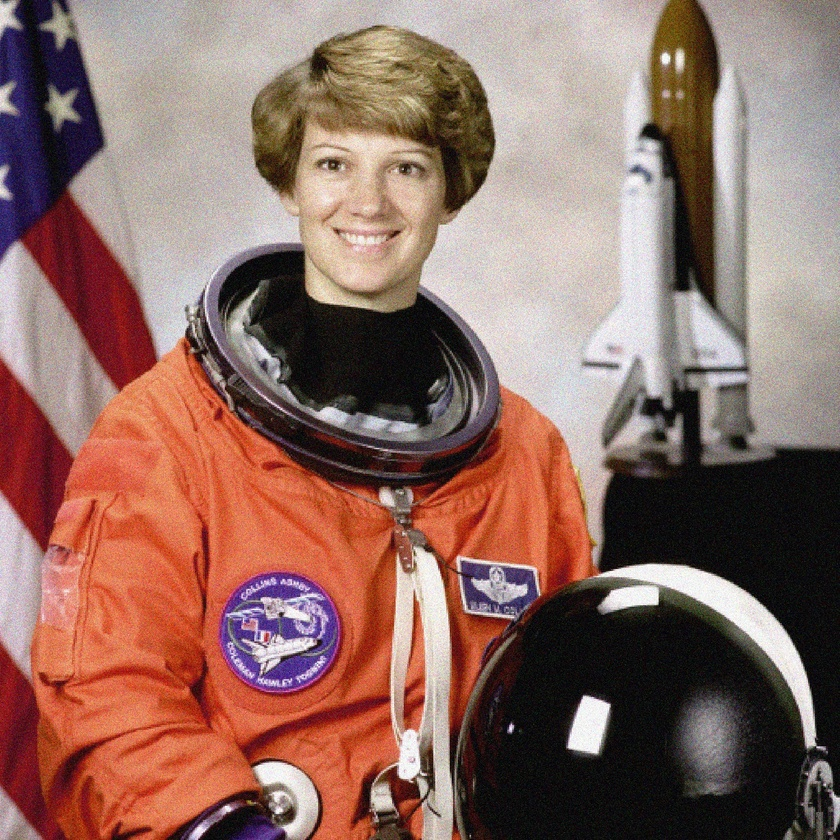
#> input picture html/rsc/src/400_OpenCV/ch_07_domain/example.jpg, 840 x 840 px, shrunk from 1737 x 1739 before the run
$ jupyter execute '154_Canny 엣지 검출 (OpenCV).ipynb'
#> lines starting #> are read from the running program, lines starting #| are printed output that depends on the picture
[cell 1]
import cv2, matplotlib.pyplot as plt

# 이미지 불러오기 (흑백 이미지로 변환)
image = cv2.imread('example.jpg', cv2.IMREAD_GRAYSCALE)
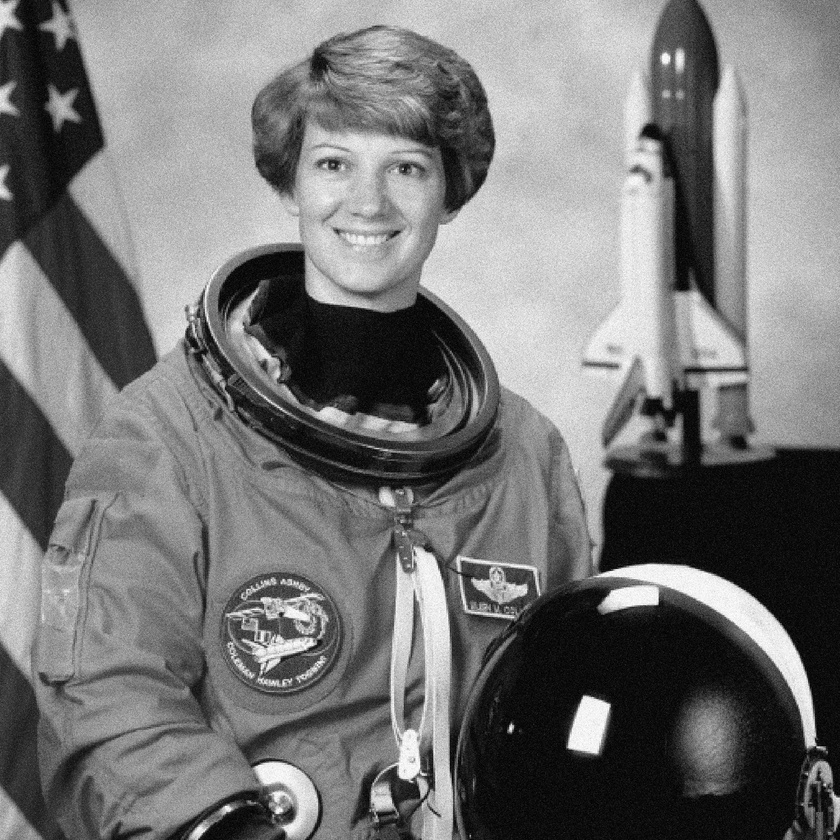
#> image: shape (840, 840); min 0, max 255, mean 117.4

# 캐니 엣지지
canny_edge = cv2.Canny(image, 150, 300)
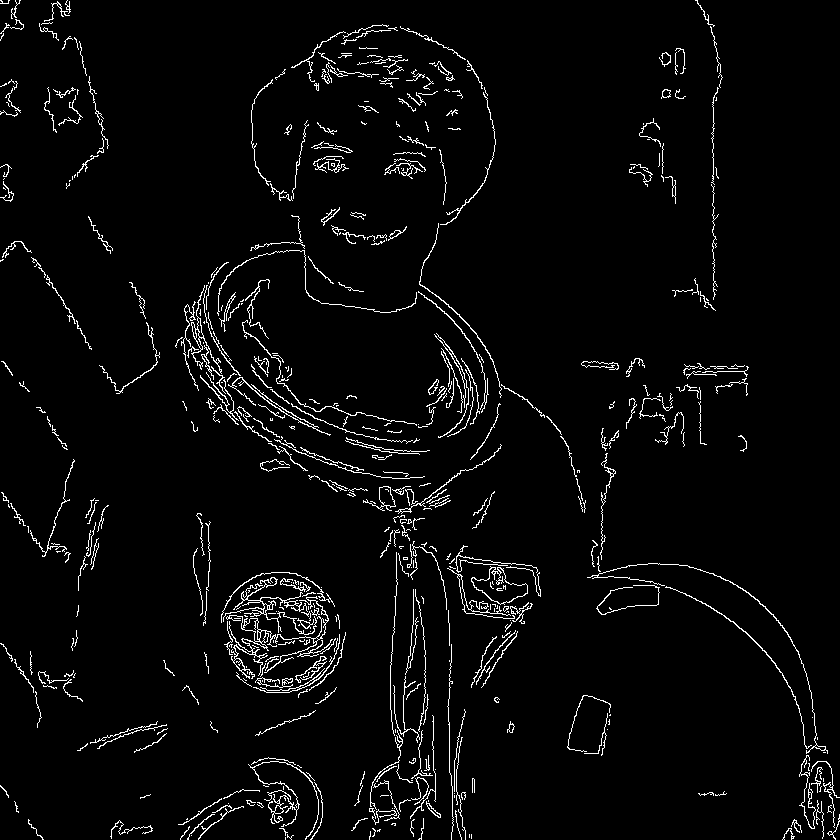
#> canny_edge: shape (840, 840); 3.5% white in thin lines or dots

# 폰트 사이즈
fs = 20

# 결과 출력
plt.figure(figsize=(12, 12))

# 원본 이미지 출력
plt.subplot(1, 2, 1)
plt.title("Original Image", fontsize=fs)
plt.imshow(image, cmap='gray')
plt.axis('off')

# Canny Edge 출력
plt.subplot(1, 2, 2)
plt.title("Canny Edge (150, 300)", fontsize=fs)
plt.imshow(canny_edge, cmap='gray' )
plt.axis('off')

plt.show()
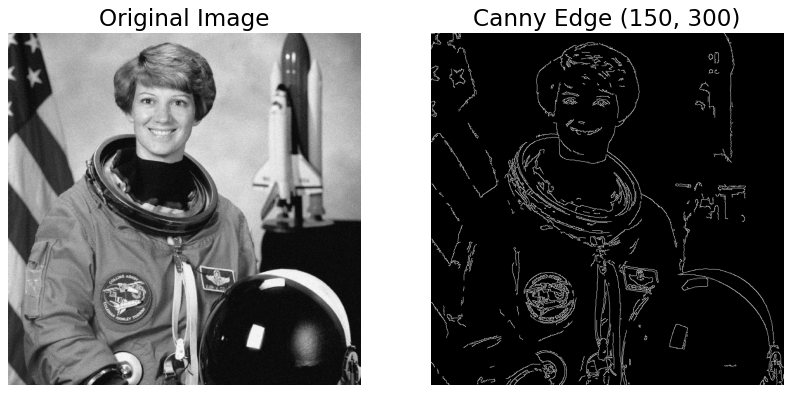
#> figure drawn by matplotlib, 2 panels

$ run again, with html/rsc/src/400_OpenCV/ch_07_domain/sharpen.jpg copied over html/rsc/src/400_OpenCV/ch_07_domain/example.jpg
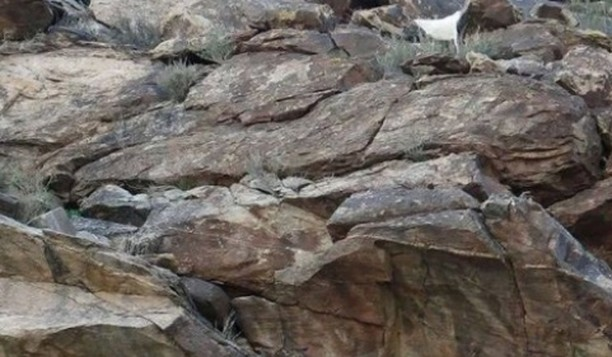
#> input picture html/rsc/src/400_OpenCV/ch_07_domain/sharpen.jpg, 612 x 357 px
#> `canny_edge = cv2.Canny(image, 150, 300)`:
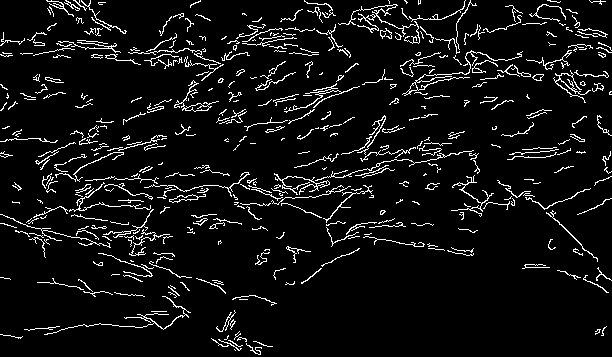
#> canny_edge: shape (357, 612); 6.7% white in thin lines or dots
#> `plt.show()`:
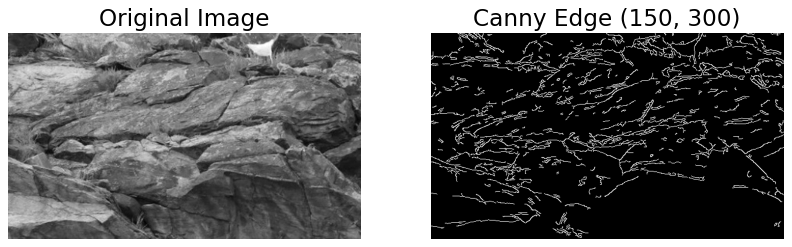
#> figure drawn by matplotlib, 2 panels
